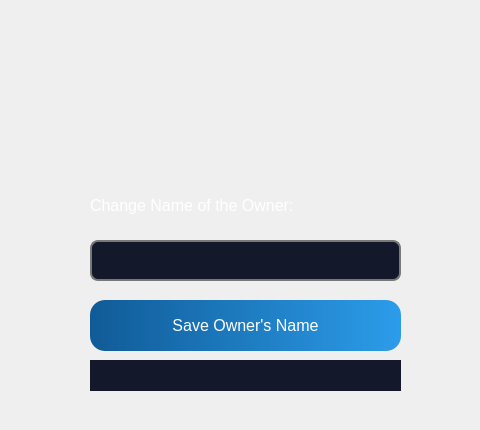
         <widget class="QWidget" name="editNameOwner_page">
          <widget class="QLabel" name="label_58">
           <property name="geometry">
            <rect>
             <x>0</x>
             <y>140</y>
             <width>471</width>
             <height>281</height>
            </rect>
           </property>
           <property name="text">
            <string/>
           </property>
           <property name="pixmap">
            <pixmap resource="detechRs.qrc">:/images/images/rectangleShape.png</pixmap>
           </property>
           <property name="scaledContents">
            <bool>true</bool>
           </property>
          </widget>
          <widget class="QPushButton" name="saveOwner_button">
           <property name="geometry">
            <rect>
             <x>90</x>
             <y>300</y>
             <width>311</width>
             <height>51</height>
            </rect>
           </property>
           <property name="font">
            <font>
             <pointsize>12</pointsize>
             <weight>50</weight>
             <italic>false</italic>
             <bold>false</bold>
            </font>
           </property>
           <property name="styleSheet">
            <string notr="true">QPushButton {
background-color: qlineargradient(spread:pad, x1:0, y1:0, x2:1, y2:0, stop:0 rgba(16, 91, 151, 255), stop:1 rgba(44, 156, 234, 255));
color: white;
border-radius: 15px;
}

QPushButton:hover {
    background: qradialgradient(
        cx: 0.3, cy: -0.4, fx: 0.3, fy: -0.4,
        radius: 1.35, stop: 0 rgb(119, 88, 127), stop: 1 rgb(28, 96, 255)
        );
    }

QPushButton:pressed {
    border-style: inset;
    background: qradialgradient(
        cx: 0.4, cy: -0.1, fx: 0.4, fy: -0.1,
        radius: 1.35, stop: 0 rgb(17, 21, 255), stop: 1 #ddd
        );
    }</string>
           </property>
           <property name="text">
            <string>Save Owner's Name</string>
           </property>
           <property name="icon">
            <iconset resource="detechRs.qrc">
             <normaloff>:/images/images/ri_login-circle-fill.png</normaloff>:/images/images/ri_login-circle-fill.png</iconset>
           </property>
           <property name="iconSize">
            <size>
             <width>30</width>
             <height>30</height>
            </size>
           </property>
          </widget>
          <widget class="QLineEdit" name="editOwnerField">
           <property name="geometry">
            <rect>
             <x>90</x>
             <y>240</y>
             <width>311</width>
             <height>41</height>
            </rect>
           </property>
           <property name="font">
            <font>
             <family>Roboto</family>
             <pointsize>-1</pointsize>
             <weight>50</weight>
             <italic>false</italic>
             <bold>false</bold>
            </font>
           </property>
           <property name="styleSheet">
            <string notr="true">QLineEdit{
font: 15px &quot;Roboto&quot;;
border: 2px solid rgb(121, 121, 121);
color:rgb(255, 255, 255);
background-color: rgba(19, 24, 42, 1);
border-radius: 8px;
padding-left: 15px;
}

QLineEdit:hover{
	border: 2px solid white;
}

QLineEdit:focus{
	border: 2px solid white;
}</string>
           </property>
           <property name="inputMask">
            <string notr="true"/>
           </property>
           <property name="echoMode">
            <enum>QLineEdit::Normal</enum>
           </property>
          </widget>
          <widget class="QLabel" name="label_59">
           <property name="geometry">
            <rect>
             <x>90</x>
             <y>190</y>
             <width>271</width>
             <height>31</height>
            </rect>
           </property>
           <property name="font">
            <font>
             <pointsize>12</pointsize>
            </font>
           </property>
           <property name="styleSheet">
            <string notr="true">background-color: rgb(0,0,0,0%);
color: rgb(255, 255, 255);</string>
           </property>
           <property name="text">
            <string>Change Name of the Owner:</string>
           </property>
          </widget>
          <widget class="QLabel" name="editOwnerLabel">
           <property name="geometry">
            <rect>
             <x>90</x>
             <y>360</y>
             <width>311</width>
             <height>31</height>
            </rect>
           </property>
           <property name="font">
            <font>
             <pointsize>12</pointsize>
            </font>
           </property>
           <property name="styleSheet">
            <string notr="true">color: rgb(250, 95, 85);
background-color: rgba(19, 24, 42, 1);
</string>
           </property>
           <property name="text">
            <string/>
           </property>
           <property name="alignment">
            <set>Qt::AlignCenter</set>
           </property>
          </widget>
         </widget>
